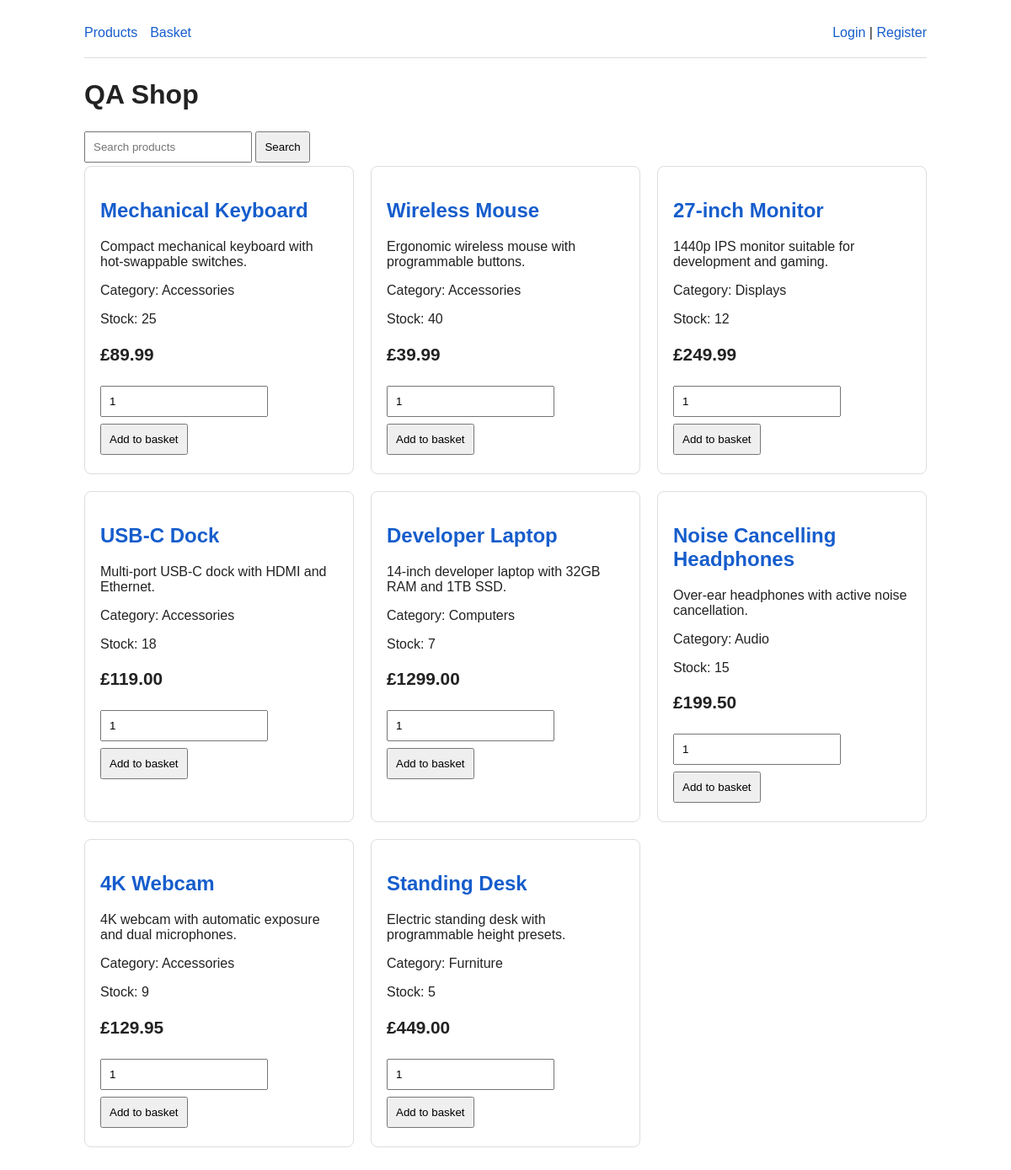
Before: / with the older database file.
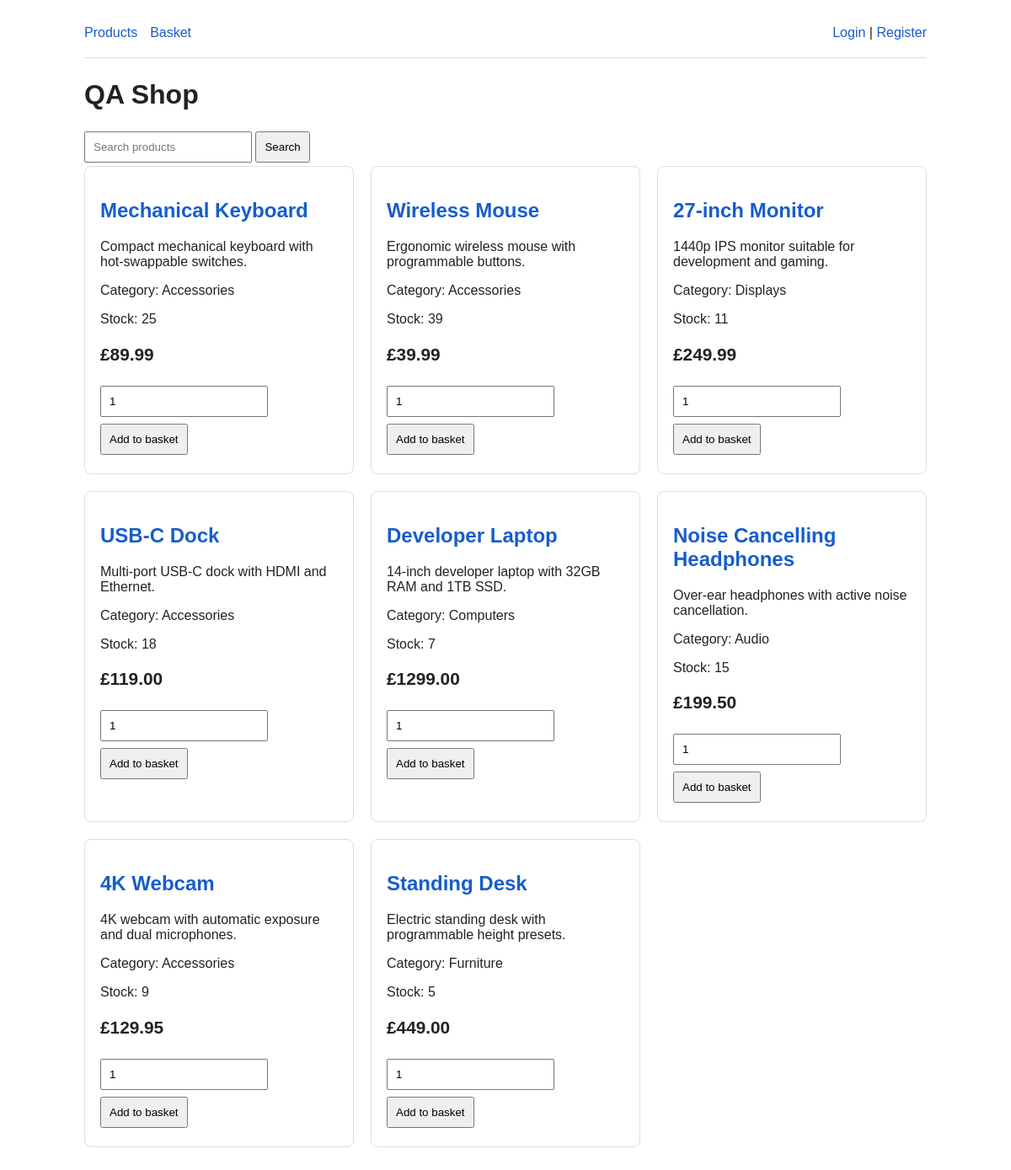
After: the same page with the newer database file.
### app/models.py (models this page shows)
class Product(db.Model):
    id = db.Column(db.Integer, primary_key=True)
    name = db.Column(db.String(150), nullable=False)
    description = db.Column(db.Text, nullable=False)
    price = db.Column(db.Float, nullable=False)
    stock = db.Column(db.Integer, nullable=False, default=0)
    category = db.Column(db.String(80), nullable=False)

### app/routes.py (the view)
@web.route("/")
def index():
    query = request.args.get("q", "").strip()
    products = Product.query
    if query:
        products = products.filter(
            db.or_(Product.name.ilike(f"%{query}%"), Product.category.ilike(f"%{query}%"))
        )
    products = products.order_by(Product.id).all()
    return render_template("products.html", products=products, query=query, user=current_user())

### app/routes.py (called while the page is built)
def current_user():
    uid = session.get("user_id")
    return db.session.get(User, uid) if uid else None

### app/templates/products.html
{% extends "base.html" %}
{% block content %}
<h1>QA Shop</h1>
<form method="get">
  <input name="q" value="{{ query }}" placeholder="Search products">
  <button>Search</button>
</form>
<div class="grid">
{% for product in products %}
  <div class="card">
    <h2><a href="{{ url_for('web.product', product_id=product.id) }}">{{ product.name }}</a></h2>
    <p>{{ product.description }}</p>
    <p>Category: {{ product.category }}</p>
    <p>Stock: {{ product.stock }}</p>
    <p class="price">£{{ "%.2f"|format(product.price) }}</p>
    <form method="post" action="{{ url_for('web.add_to_cart', product_id=product.id) }}">
      <input type="number" name="quantity" value="1" min="1">
      <button>Add to basket</button>
    </form>
  </div>
{% else %}
  <p>No products found.</p>
{% endfor %}
</div>
{% endblock %}

Changed rows visible on the page:
changed Product "Wireless Mouse": stock "40" → "39"
changed Product "27-inch Monitor": stock "12" → "11"
